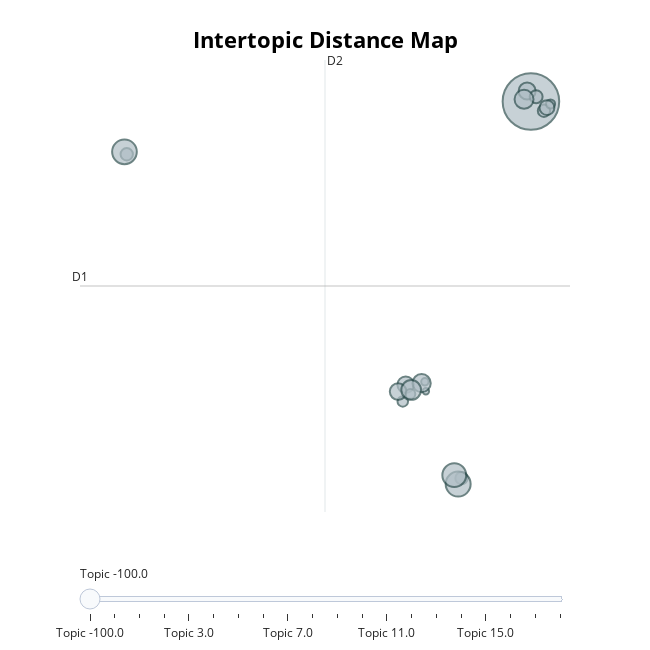

Notebook source saved alongside this figure:
### Code cell
manual_subset_copy4 = manual_subset_copy3.copy(deep=True)
ordered_topics, NB = update_clustering(manual_subset_copy4, topic_model, NB, subset=manual_idxs)
topic_model.visualize_topics()

### Figure 1 — Plotly figure (JSON) as saved in the notebook; plotly's stock layout.template omitted (floating-point values rounded to 4 significant figures)
{"data": [{"customdata": [[-100, "filament | 3d | 175mm | for | printer", 231], [0, "overture | 200mm | fit | most | 005", 3], [1, "glow | dark | the | in | hatchbox", 11], [2, "wood | isanmate | accuracy | mm | spool", 8], [3, "silk | color | rainbow | pla | material", 21], [4, "abs | dimensional | accuracy | 005 | 3d", 12], [5, "22 | lbs | pla | accuracy | 3d", 45], [6, "abs | basics | amazon | spool | white", 11], [7, "bundle | printing | 3d | pla | polylactic", 20], [8, "mm | dimensional | accuracy | 002 | kg", 41], [9, "petg | tpu | sunlu | filament | flexible", 26], [10, "jayo | material | 002mm | fit | marble", 4], [11, "amazon | basics | kg | spool | 175mm", 44], [12, "pla | plus | max | ender3 | filament", 20], [13, "biqu | matte | 003 | mm1 | kg22lbs", 7], [14, "most | fdm | fit | dimensional | accuracy", 24], [15, "pla | filament | accuracy | 3d | white", 28], [16, "pen | refills | of | crafts | strands", 11], [17, "glue | bed | adhesive | pvp | open", 6], [18, "resin | makerbots | line | for | of", 16]], "hovertemplate": "<b>Topic %{customdata[0]}</b><br>%{customdata[1]}<br>Size: %{customdata[2]}", "legendgroup": "", "marker": {"color": "#B0BEC5", "line": {"color": "DarkSlateGrey", "width": 2}, "size": [231, 3, 11, 8, 21, 12, 45, 11, 20, 41, 26, 4, 44, 20, 7, 24, 28, 11, 6, 16], "sizemode": "area", "sizeref": 0.1444, "symbol": "circle"}, "mode": "markers", "name": "", "orientation": "v", "showlegend": false, "type": "scatter", "x": [6.379, 0.2844, 2.353, -1.054, 6.159, 6.682, 2.159, -17.07, -0.8834, 1.933, 5.98, 0.2291, -17.2, -1.324, -0.6124, 0.03905, -0.5676, 7.135, 7.518, 7.311], "xaxis": "x", "y": [10.67, -5.111, -9.844, -5.662, 11.25, 10.94, -10.16, 7.799, -4.756, -9.679, 10.79, -4.596, 7.931, -5.127, -5.256, -4.67, -5.039, 10.17, 10.54, 10.34], "yaxis": "y"}], "layout": {"annotations": [{"showarrow": false, "text": "D1", "x": -19.78, "y": 0.6235, "yshift": 10}, {"showarrow": false, "text": "D2", "x": -5.566, "xshift": 10, "y": 12.93}], "height": 650, "hoverlabel": {"bgcolor": "white", "font": {"family": "Rockwell", "size": 16}}, "legend": {"itemsizing": "constant", "tracegroupgap": 0}, "margin": {"t": 60}, "shapes": [{"line": {"color": "#CFD8DC", "width": 2}, "type": "line", "x0": -5.566, "x1": -5.566, "y0": -11.69, "y1": 12.93}, {"line": {"color": "#9E9E9E", "width": 2}, "type": "line", "x0": -19.78, "x1": 8.646, "y0": 0.6235, "y1": 0.6235}], "sliders": [{"active": 0, "pad": {"t": 50}, "steps": [{"args": [{"marker.color": [["red", "#B0BEC5", "#B0BEC5", "#B0BEC5", "#B0BEC5", "#B0BEC5", "#B0BEC5", "#B0BEC5", "#B0BEC5", "#B0BEC5", "#B0BEC5", "#B0BEC5", "#B0BEC5", "#B0BEC5", "#B0BEC5", "#B0BEC5", "#B0BEC5", "#B0BEC5", "#B0BEC5", "#B0BEC5"]]}], "label": "Topic -100.0", "method": "update"}, {"args": [{"marker.color": [["#B0BEC5", "red", "#B0BEC5", "#B0BEC5", "#B0BEC5", "#B0BEC5", "#B0BEC5", "#B0BEC5", "#B0BEC5", "#B0BEC5", "#B0BEC5", "#B0BEC5", "#B0BEC5", "#B0BEC5", "#B0BEC5", "#B0BEC5", "#B0BEC5", "#B0BEC5", "#B0BEC5", "#B0BEC5"]]}], "label": "Topic 0.0", "method": "update"}, {"args": [{"marker.color": [["#B0BEC5", "#B0BEC5", "red", "#B0BEC5", "#B0BEC5", "#B0BEC5", "#B0BEC5", "#B0BEC5", "#B0BEC5", "#B0BEC5", "#B0BEC5", "#B0BEC5", "#B0BEC5", "#B0BEC5", "#B0BEC5", "#B0BEC5", "#B0BEC5", "#B0BEC5", "#B0BEC5", "#B0BEC5"]]}], "label": "Topic 1.0", "method": "update"}, {"args": [{"marker.color": [["#B0BEC5", "#B0BEC5", "#B0BEC5", "red", "#B0BEC5", "#B0BEC5", "#B0BEC5", "#B0BEC5", "#B0BEC5", "#B0BEC5", "#B0BEC5", "#B0BEC5", "#B0BEC5", "#B0BEC5", "#B0BEC5", "#B0BEC5", "#B0BEC5", "#B0BEC5", "#B0BEC5", "#B0BEC5"]]}], "label": "Topic 2.0", "method": "update"}, {"args": [{"marker.color": [["#B0BEC5", "#B0BEC5", "#B0BEC5", "#B0BEC5", "red", "#B0BEC5", "#B0BEC5", "#B0BEC5", "#B0BEC5", "#B0BEC5", "#B0BEC5", "#B0BEC5", "#B0BEC5", "#B0BEC5", "#B0BEC5", "#B0BEC5", "#B0BEC5", "#B0BEC5", "#B0BEC5", "#B0BEC5"]]}], "label": "Topic 3.0", "method": "update"}, {"args": [{"marker.color": [["#B0BEC5", "#B0BEC5", "#B0BEC5", "#B0BEC5", "#B0BEC5", "red", "#B0BEC5", "#B0BEC5", "#B0BEC5", "#B0BEC5", "#B0BEC5", "#B0BEC5", "#B0BEC5", "#B0BEC5", "#B0BEC5", "#B0BEC5", "#B0BEC5", "#B0BEC5", "#B0BEC5", "#B0BEC5"]]}], "label": "Topic 4.0", "method": "update"}, {"args": [{"marker.color": [["#B0BEC5", "#B0BEC5", "#B0BEC5", "#B0BEC5", "#B0BEC5", "#B0BEC5", "red", "#B0BEC5", "#B0BEC5", "#B0BEC5", "#B0BEC5", "#B0BEC5", "#B0BEC5", "#B0BEC5", "#B0BEC5", "#B0BEC5", "#B0BEC5", "#B0BEC5", "#B0BEC5", "#B0BEC5"]]}], "label": "Topic 5.0", "method": "update"}, {"args": [{"marker.color": [["#B0BEC5", "#B0BEC5", "#B0BEC5", "#B0BEC5", "#B0BEC5", "#B0BEC5", "#B0BEC5", "red", "#B0BEC5", "#B0BEC5", "#B0BEC5", "#B0BEC5", "#B0BEC5", "#B0BEC5", "#B0BEC5", "#B0BEC5", "#B0BEC5", "#B0BEC5", "#B0BEC5", "#B0BEC5"]]}], "label": "Topic 6.0", "method": "update"}, {"args": [{"marker.color": [["#B0BEC5", "#B0BEC5", "#B0BEC5", "#B0BEC5", "#B0BEC5", "#B0BEC5", "#B0BEC5", "#B0BEC5", "red", "#B0BEC5", "#B0BEC5", "#B0BEC5", "#B0BEC5", "#B0BEC5", "#B0BEC5", "#B0BEC5", "#B0BEC5", "#B0BEC5", "#B0BEC5", "#B0BEC5"]]}], "label": "Topic 7.0", "method": "update"}, {"args": [{"marker.color": [["#B0BEC5", "#B0BEC5", "#B0BEC5", "#B0BEC5", "#B0BEC5", "#B0BEC5", "#B0BEC5", "#B0BEC5", "#B0BEC5", "red", "#B0BEC5", "#B0BEC5", "#B0BEC5", "#B0BEC5", "#B0BEC5", "#B0BEC5", "#B0BEC5", "#B0BEC5", "#B0BEC5", "#B0BEC5"]]}], "label": "Topic 8.0", "method": "update"}, {"args": [{"marker.color": [["#B0BEC5", "#B0BEC5", "#B0BEC5", "#B0BEC5", "#B0BEC5", "#B0BEC5", "#B0BEC5", "#B0BEC5", "#B0BEC5", "#B0BEC5", "red", "#B0BEC5", "#B0BEC5", "#B0BEC5", "#B0BEC5", "#B0BEC5", "#B0BEC5", "#B0BEC5", "#B0BEC5", "#B0BEC5"]]}], "label": "Topic 9.0", "method": "update"}, {"args": [{"marker.color": [["#B0BEC5", "#B0BEC5", "#B0BEC5", "#B0BEC5", "#B0BEC5", "#B0BEC5", "#B0BEC5", "#B0BEC5", "#B0BEC5", "#B0BEC5", "#B0BEC5", "red", "#B0BEC5", "#B0BEC5", "#B0BEC5", "#B0BEC5", "#B0BEC5", "#B0BEC5", "#B0BEC5", "#B0BEC5"]]}], "label": "Topic 10.0", "method": "update"}, {"args": [{"marker.color": [["#B0BEC5", "#B0BEC5", "#B0BEC5", "#B0BEC5", "#B0BEC5", "#B0BEC5", "#B0BEC5", "#B0BEC5", "#B0BEC5", "#B0BEC5", "#B0BEC5", "#B0BEC5", "red", "#B0BEC5", "#B0BEC5", "#B0BEC5", "#B0BEC5", "#B0BEC5", "#B0BEC5", "#B0BEC5"]]}], "label": "Topic 11.0", "method": "update"}, {"args": [{"marker.color": [["#B0BEC5", "#B0BEC5", "#B0BEC5", "#B0BEC5", "#B0BEC5", "#B0BEC5", "#B0BEC5", "#B0BEC5", "#B0BEC5", "#B0BEC5", "#B0BEC5", "#B0BEC5", "#B0BEC5", "red", "#B0BEC5", "#B0BEC5", "#B0BEC5", "#B0BEC5", "#B0BEC5", "#B0BEC5"]]}], "label": "Topic 12.0", "method": "update"}, {"args": [{"marker.color": [["#B0BEC5", "#B0BEC5", "#B0BEC5", "#B0BEC5", "#B0BEC5", "#B0BEC5", "#B0BEC5", "#B0BEC5", "#B0BEC5", "#B0BEC5", "#B0BEC5", "#B0BEC5", "#B0BEC5", "#B0BEC5", "red", "#B0BEC5", "#B0BEC5", "#B0BEC5", "#B0BEC5", "#B0BEC5"]]}], "label": "Topic 13.0", "method": "update"}, {"args": [{"marker.color": [["#B0BEC5", "#B0BEC5", "#B0BEC5", "#B0BEC5", "#B0BEC5", "#B0BEC5", "#B0BEC5", "#B0BEC5", "#B0BEC5", "#B0BEC5", "#B0BEC5", "#B0BEC5", "#B0BEC5", "#B0BEC5", "#B0BEC5", "red", "#B0BEC5", "#B0BEC5", "#B0BEC5", "#B0BEC5"]]}], "label": "Topic 14.0", "method": "update"}, {"args": [{"marker.color": [["#B0BEC5", "#B0BEC5", "#B0BEC5", "#B0BEC5", "#B0BEC5", "#B0BEC5", "#B0BEC5", "#B0BEC5", "#B0BEC5", "#B0BEC5", "#B0BEC5", "#B0BEC5", "#B0BEC5", "#B0BEC5", "#B0BEC5", "#B0BEC5", "red", "#B0BEC5", "#B0BEC5", "#B0BEC5"]]}], "label": "Topic 15.0", "method": "update"}, {"args": [{"marker.color": [["#B0BEC5", "#B0BEC5", "#B0BEC5", "#B0BEC5", "#B0BEC5", "#B0BEC5", "#B0BEC5", "#B0BEC5", "#B0BEC5", "#B0BEC5", "#B0BEC5", "#B0BEC5", "#B0BEC5", "#B0BEC5", "#B0BEC5", "#B0BEC5", "#B0BEC5", "red", "#B0BEC5", "#B0BEC5"]]}], "label": "Topic 16.0", "method": "update"}, {"args": [{"marker.color": [["#B0BEC5", "#B0BEC5", "#B0BEC5", "#B0BEC5", "#B0BEC5", "#B0BEC5", "#B0BEC5", "#B0BEC5", "#B0BEC5", "#B0BEC5", "#B0BEC5", "#B0BEC5", "#B0BEC5", "#B0BEC5", "#B0BEC5", "#B0BEC5", "#B0BEC5", "#B0BEC5", "red", "#B0BEC5"]]}], "label": "Topic 17.0", "method": "update"}, {"args": [{"marker.color": [["#B0BEC5", "#B0BEC5", "#B0BEC5", "#B0BEC5", "#B0BEC5", "#B0BEC5", "#B0BEC5", "#B0BEC5", "#B0BEC5", "#B0BEC5", "#B0BEC5", "#B0BEC5", "#B0BEC5", "#B0BEC5", "#B0BEC5", "#B0BEC5", "#B0BEC5", "#B0BEC5", "#B0BEC5", "red"]]}], "label": "Topic 18.0", "method": "update"}]}], "title": {"font": {"color": "Black", "size": 22}, "text": "<b>Intertopic Distance Map</b>", "x": 0.5, "xanchor": "center", "y": 0.95, "yanchor": "top"}, "width": 650, "xaxis": {"anchor": "y", "domain": [0, 1], "range": [-19.78, 8.646], "title": {"text": ""}, "visible": false}, "yaxis": {"anchor": "x", "domain": [0, 1], "range": [-11.69, 12.93], "title": {"text": ""}, "visible": false}}}
